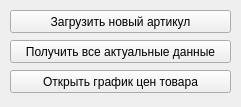
<?xml version="1.0" encoding="UTF-8"?>
<ui version="4.0">
 <class>MainWindow</class>
 <widget class="QMainWindow" name="MainWindow">
  <property name="geometry">
   <rect>
    <x>0</x>
    <y>0</y>
    <width>241</width>
    <height>107</height>
   </rect>
  </property>
  <property name="minimumSize">
   <size>
    <width>241</width>
    <height>107</height>
   </size>
  </property>
  <property name="maximumSize">
   <size>
    <width>241</width>
    <height>107</height>
   </size>
  </property>
  <property name="windowTitle">
   <string>Менеджер</string>
  </property>
  <widget class="QWidget" name="centralwidget">
   <widget class="QPushButton" name="load_article_btn">
    <property name="geometry">
     <rect>
      <x>10</x>
      <y>10</y>
      <width>221</width>
      <height>23</height>
     </rect>
    </property>
    <property name="text">
     <string>Загрузить новый артикул</string>
    </property>
   </widget>
   <widget class="QPushButton" name="get_articles_prices_btn">
    <property name="geometry">
     <rect>
      <x>10</x>
      <y>40</y>
      <width>221</width>
      <height>23</height>
     </rect>
    </property>
    <property name="text">
     <string>Получить все актуальные данные</string>
    </property>
   </widget>
   <widget class="QPushButton" name="open_graphic_item_btn">
    <property name="geometry">
     <rect>
      <x>10</x>
      <y>70</y>
      <width>221</width>
      <height>23</height>
     </rect>
    </property>
    <property name="text">
     <string>Открыть график цен товара</string>
    </property>
   </widget>
  </widget>
 </widget>
 <resources/>
 <connections/>
</ui>
